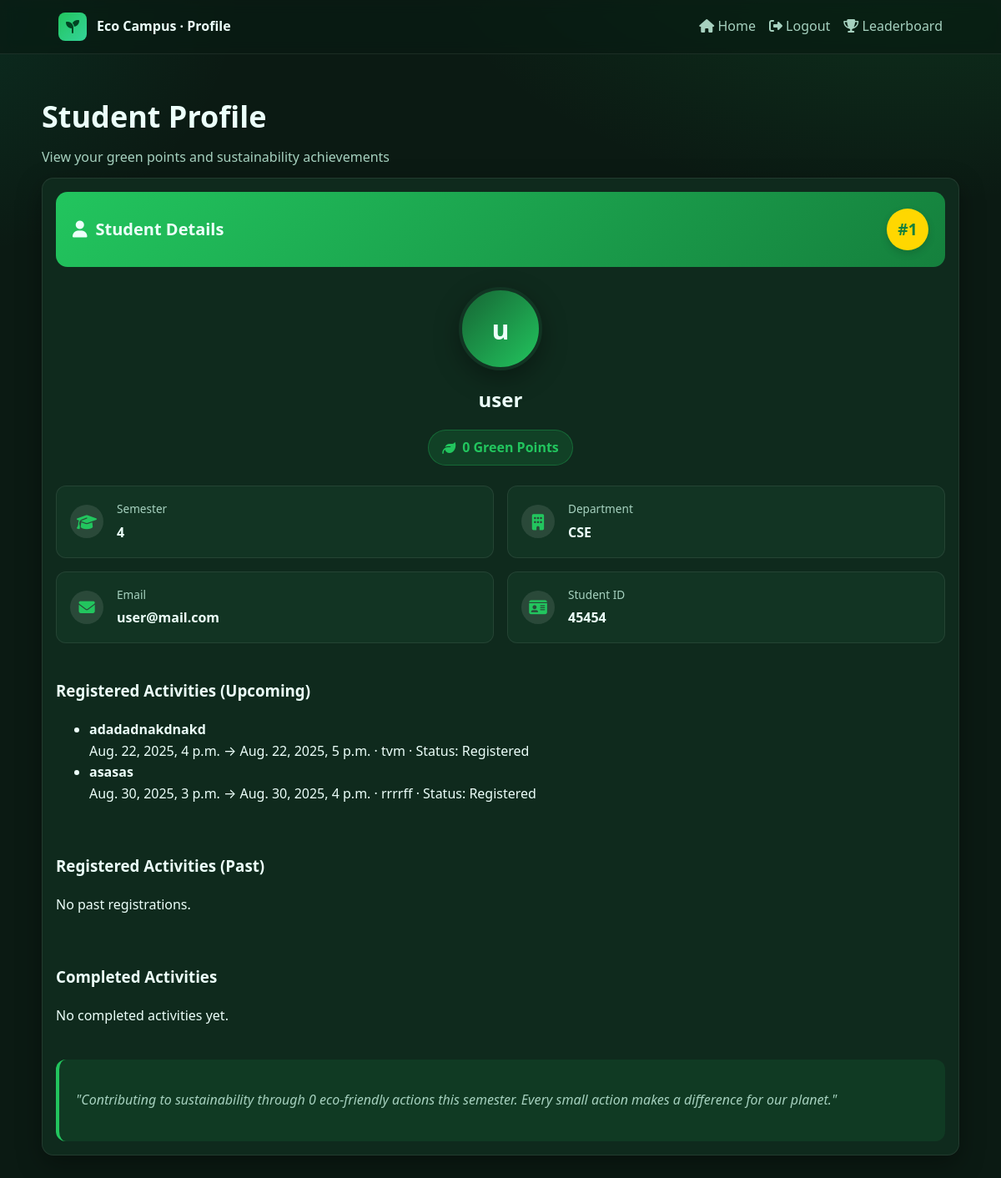
Screenshot of /profile/ (signed in) with the database file from the repository.
### app/models.py (models this page shows, shortened)
class Student(models.Model):  # (unchanged)
    user = models.OneToOneField(User, on_delete=models.CASCADE)
    phone = models.CharField(max_length=15)
    pnr = models.CharField(max_length=50, unique=True)
    department = models.CharField(max_length=50)
    semester = models.CharField(max_length=5)
    role = models.CharField(
        max_length=20,
        choices=[("student","Student"),("volunteer","Volunteer")],
        default="student",
    )

class Registration(models.Model):
    STATUS_CHOICES = [
        ("registered","Registered"),
        ("waitlisted","Waitlisted"),
        ("canceled","Canceled"),
    ]
    event = models.ForeignKey(EventSlot, on_delete=models.CASCADE, related_name="registrations")
    user = models.ForeignKey(User, on_delete=models.CASCADE, related_name="registrations")
    status = models.CharField(max_length=12, choices=STATUS_CHOICES, default="registered")
    created_at = models.DateTimeField(auto_now_add=True)
    class Meta:
        constraints = [
            UniqueConstraint(fields=["event","user"], name="uniq_event_user"),
        ]

class EventSlot(models.Model):
    activity = models.ForeignKey(Activity, on_delete=models.PROTECT, related_name="slots")
    start_at = models.DateTimeField()
    end_at = models.DateTimeField()
    max_participants = models.PositiveIntegerField()
    registered_count = models.PositiveIntegerField(default=0)  # denormalized
    location = models.CharField(max_length=200)
    notes = models.TextField(blank=True)
    class Meta:
        constraints = [
            CheckConstraint(check=Q(end_at__gt=F('start_at')), name="event_time_valid"),
            CheckConstraint(check=Q(registered_count__gte=0), name="event_regcnt_nonneg"),
        ]

class Activity(models.Model):
    TIER_CHOICES = [(2,"Tier 2"), (5,"Tier 5"), (8,"Tier 8")]
    title = models.CharField(max_length=120)
    description = models.TextField(blank=True)
    tier = models.IntegerField(choices=TIER_CHOICES)
    requires_proof = models.BooleanField(default=False)
    monthly_cap_per_student = models.PositiveIntegerField(null=True, blank=True)
    created_at = models.DateTimeField(auto_now_add=True)
    updated_at = models.DateTimeField(auto_now=True)

### app/views.py (the view)
# urls.py: path('profile/', views.profile,name="profile"),
@login_required(login_url='login')
def profile(request):
    try:
        student = Student.objects.get(user=request.user)
    except Student.DoesNotExist:
        student = None
    regs = (Registration.objects
            .select_related("event__activity")
            .filter(user=request.user)
            .exclude(status="canceled")
            .order_by("-created_at"))
    now = timezone.now()
    registered_upcoming = [r for r in regs if r.event.end_at >= now]
    registered_past = [r for r in regs if r.event.end_at <  now]
    completed_ledgers = (PointLedger.objects
                         .select_related("activity")
                         .filter(user=request.user, source="submission")
                         .order_by("-created_at"))
    seen = set()
    completed_activities = []
    for row in completed_ledgers:
        if row.activity_id in seen:
            continue
        seen.add(row.activity_id)
        completed_activities.append(row)
    return render(request, 'profile.html', {
        'user': request.user,
        'student': student,
        'registered_upcoming': registered_upcoming,
        'registered_past': registered_past,
        'completed_activities': completed_activities,
    })

### app/templates/profile.html (shortened to what this page needs)
<!DOCTYPE html>
<html lang="en">
<head>
    <link rel="stylesheet" href="https://cdnjs.cloudflare.com/ajax/libs/font-awesome/6.4.0/css/all.min.css">
</head>
<body>
    <header>
        <div class="container nav">
            <a class="brand" href="#"><span class="logo"><i class="fas fa-seedling"></i></span><span>Eco Campus · Profile</span></a>
            <div class="links">
        <a href="{% url 'home' %}"><i class="fas fa-home"></i> Home</a>
                {% if user.is_authenticated %}
  <a href="{% url 'logout' %}"><i class="fas fa-sign-out-alt"></i> Logout</a>
{% else %}
  <a href="{% url 'login' %}"><i class="fas fa-sign-in-alt"></i> Login</a>
{% endif %}
        <a href="{% url 'leader' %}"><i class="fas fa-trophy"></i> Leaderboard</a>
        </div>
        </div>
    </header>
    <main class="container section">
        <h1>Student Profile</h1>
        <p class="muted">View your green points and sustainability achievements</p>
        <div class="panel">
            <div class="profile-header">
                <div class="profile-title">
                    <i class="fas fa-user"></i>
                    <span>Student Details</span>
                </div>
                <div class="rank-badge">#1</div>
            </div>
            <div class="profile-content">
                <div class="profile-info">
                    <div class="student-avatar">
    {{ user.first_name|default:"" |slice:":1" }}{{ user.last_name|default:"" |slice:":1" }}
</div>
<div class="student-details">
    <div class="student-name">{{ user.first_name|default:user.username }}</div>
    <div class="points-badge">
        <i class="fas fa-leaf"></i>
        <span>{{ student.points|default:"0" }} Green Points</span>
    </div>
</div>
</div>
<div class="info-grid">
    <div class="info-card">
        <div class="info-icon">
            <i class="fas fa-graduation-cap"></i>
        </div>
        <div class="info-text">
            <div class="info-label">Semester</div>
            <div class="info-value">{{ student.semester|default:"N/A" }}</div>
        </div>
    </div>
    <div class="info-card">
        <div class="info-icon">
            <i class="fas fa-building"></i>
        </div>
        <div class="info-text">
            <div class="info-label">Department</div>
            <div class="info-value">{{ student.department|default:"N/A" }}</div>
        </div>
    </div>
    <div class="info-card">
        <div class="info-icon">
            <i class="fas fa-envelope"></i>
        </div>
        <div class="info-text">
            <div class="info-label">Email</div>
            <div class="info-value">{{ user.email }}</div>
        </div>
    </div>
    <div class="info-card">
        <div class="info-icon">
            <i class="fas fa-id-card"></i>
        </div>
        <div class="info-text">
            <div class="info-label">Student ID</div>
            <div class="info-value">{{ student.pnr|default:"N/A" }}</div>
        </div>
    </div>
</div>
<section>
  <h3>Registered Activities (Upcoming)</h3>
  {% if registered_upcoming %}
    <ul>
      {% for r in registered_upcoming %}
        <li>
          <strong>{{ r.event.activity.title }}</strong>
          <div>
            {{ r.event.start_at }} → {{ r.event.end_at }}
            · {{ r.event.location }}
            · Status: {{ r.get_status_display }}
          </div>
        </li>
      {% endfor %}
    </ul>
  {% else %}
    <p>No upcoming registrations.</p>
  {% endif %}
</section>
<section>
  <h3>Registered Activities (Past)</h3>
  {% if registered_past %}
    <ul>
      {% for r in registered_past %}
        <li>
          <strong>{{ r.event.activity.title }}</strong>
          <div>
            {{ r.event.start_at }} → {{ r.event.end_at }}
            · {{ r.event.location }}
            · Status: {{ r.get_status_display }}
          </div>
        </li>
      {% endfor %}
    </ul>
  {% else %}
    <p>No past registrations.</p>
  {% endif %}
</section>
<section>
  <h3>Completed Activities</h3>
  {% if completed_activities %}
    <ul>
      {% for row in completed_activities %}
        <li>
          <strong>{{ row.activity.title }}</strong>
          <div>
            Completed on {{ row.created_at }}
            · Points: {{ row.points }}
          </div>
        </li>
      {% endfor %}
    </ul>
  {% else %}
    <p>No completed activities yet.</p>
  {% endif %}
</section>
<div class="quote-card">
    <p>"Contributing to sustainability through {{ student.eco_actions|default:"0" }} eco-friendly actions this semester. Every small action makes a difference for our planet."</p>
</div>
            </div>
        </div>
    </main>
</body>
</html>

### app/templates/profile.html (style rules this page uses)
:root { --bg:#0b1a13; --panel:#0f2a1d; --panel-2:#123423; --text:#ecfffa; --muted:#a6d1bf; --brand:#22c55e; --brand-700:#15803d; --border:rgba(255,255,255,.08); --radius:14px; --shadow:0 10px 30px rgba(0,0,0,.35); --gold: #ffd700; --silver: #c0c0c0; --bronze: #cd7f32; }
* { box-sizing:border-box }
body { margin:0; font-family:system-ui,-apple-system,Segoe UI,Roboto,Helvetica,Arial; color:var(--text); background: radial-gradient(1100px 700px at 90% -10%, rgba(34,197,94,.18), transparent 55%), radial-gradient(900px 700px at -10% 0%, rgba(16,185,129,.14), transparent 45%), var(--bg); line-height:1.6 }
a { color:inherit; text-decoration:none }
.container { max-width:1100px; margin:0 auto; padding:0 20px }
header { position:sticky; top:0; z-index:50; backdrop-filter:saturate(140%) blur(8px); background:rgba(11,26,19,.7); border-bottom:1px solid var(--border) }
.nav { height:64px; display:flex; align-items:center; justify-content:space-between }
.brand { display:flex; align-items:center; gap:12px; font-weight:800 }
.logo { width:34px; height:34px; border-radius:8px; display:grid; place-items:center; background:linear-gradient(135deg,var(--brand),#34d399); color:#042 }
.links { display:flex; gap:16px; color:var(--muted) }
.section { padding:28px 0 }
h1 { font-size:clamp(26px,4vw,36px); margin:.5em 0 .2em }
p.muted { color:var(--muted); margin:0 0 12px }
.panel { background:var(--panel); border:1px solid var(--border); border-radius:var(--radius); padding:16px; box-shadow:var(--shadow) }
.profile-header { background: linear-gradient(135deg, var(--brand), var(--brand-700)); padding: 1.25rem; border-radius: var(--radius); margin-bottom: 1.5rem; display: flex; justify-content: space-between; align-items: center; }
.profile-title { font-size: 1.25rem; font-weight: 600; display: flex; align-items: center; gap: 10px; }
.rank-badge { width: 50px; height: 50px; border-radius: 50%; display: flex; align-items: center; justify-content: center; font-weight: bold; font-size: 1.2rem; color: var(--brand-700); background: var(--gold); box-shadow: 0 4px 10px rgba(0, 0, 0, 0.15); }
.profile-content { display: grid; gap: 1.5rem; }
.profile-info { display: flex; flex-direction: column; align-items: center; text-align: center; gap: 1rem; }
.student-avatar { width: 100px; height: 100px; border-radius: 50%; background: linear-gradient(135deg, #166534, #22c55e); display: flex; align-items: center; justify-content: center; font-weight: bold; color: var(--text); font-size: 2rem; border: 4px solid var(--panel-2); box-shadow: var(--shadow); }
.student-details { display: flex; flex-direction: column; align-items: center; }
.student-name { font-weight: 700; font-size: 1.5rem; margin-bottom: 0.5rem; }
.points-badge { display: inline-flex; align-items: center; background: rgba(34, 197, 94, 0.15); padding: 0.5rem 1rem; border-radius: 50px; font-weight: 600; color: var(--brand); margin-top: 0.5rem; border: 1px solid rgba(34, 197, 94, 0.3); }
.points-badge i { margin-right: 8px; }
.info-grid { display: grid; grid-template-columns: repeat(2, 1fr); gap: 1rem; }
.info-card { background: var(--panel-2); padding: 1rem; border-radius: 12px; display: flex; align-items: center; gap: 1rem; border: 1px solid var(--border); }
.info-icon { width: 40px; height: 40px; border-radius: 50%; background: rgba(255, 255, 255, 0.1); display: flex; align-items: center; justify-content: center; font-size: 1.2rem; color: var(--brand); }
.info-text { display: flex; flex-direction: column; }
.info-label { font-size: 0.85rem; color: var(--muted); margin-bottom: 0.3rem; }
.info-value { font-weight: 600; font-size: 1rem; }
.quote-card { background: rgba(34, 197, 94, 0.1); border-radius: 12px; padding: 1.25rem; border-left: 4px solid var(--brand); font-style: italic; color: var(--muted); }
.panel { animation: fadeIn 0.8s ease-out; }

### rows the page displays
Student: semester "4", department "CSE", pnr "45454"
Registration: event.activity "adadadnakdnakd", event.start_at "Aug. 22, 2025, 4 p.m.", event.end_at "Aug. 22, 2025, 5 p.m.", event.location "tvm", status "Registered"
Registration: event.activity "asasas", event.start_at "Aug. 30, 2025, 3 p.m.", event.end_at "Aug. 30, 2025, 4 p.m.", event.location "rrrrff", status "Registered"

### other values shown
{{ user.first_name|default:"" |slice:":1" }} "u"
{{ user.first_name|default:user.username }} "user"
{{ student.points|default:"0" }} "0"
{{ user.email }} "user@mail.com"
{{ student.eco_actions|default:"0" }} "0"
